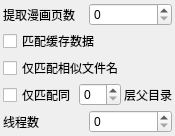
<?xml version="1.0" encoding="UTF-8"?>
<ui version="4.0">
 <class>Form</class>
 <widget class="QWidget" name="Form">
  <property name="geometry">
   <rect>
    <x>0</x>
    <y>0</y>
    <width>175</width>
    <height>125</height>
   </rect>
  </property>
  <property name="windowTitle">
   <string>Form</string>
  </property>
  <layout class="QVBoxLayout" name="verticalLayout">
   <property name="spacing">
    <number>3</number>
   </property>
   <property name="leftMargin">
    <number>3</number>
   </property>
   <property name="topMargin">
    <number>3</number>
   </property>
   <property name="rightMargin">
    <number>3</number>
   </property>
   <property name="bottomMargin">
    <number>3</number>
   </property>
   <item>
    <layout class="QHBoxLayout" name="horizontalLayout">
     <item>
      <widget class="QLabel" name="label_3">
       <property name="text">
        <string>提取漫画页数</string>
       </property>
      </widget>
     </item>
     <item>
      <widget class="QSpinBox" name="spinBox_extract_pages"/>
     </item>
    </layout>
   </item>
   <item>
    <widget class="QCheckBox" name="checkBox_match_cache">
     <property name="text">
      <string>匹配缓存数据</string>
     </property>
    </widget>
   </item>
   <item>
    <widget class="QCheckBox" name="checkBox_match_similar_filename">
     <property name="text">
      <string>仅匹配相似文件名</string>
     </property>
    </widget>
   </item>
   <item>
    <layout class="QHBoxLayout" name="horizontalLayout_2">
     <item>
      <widget class="QCheckBox" name="checkBox_same_parent_folder">
       <property name="text">
        <string>仅匹配同</string>
       </property>
      </widget>
     </item>
     <item>
      <widget class="QSpinBox" name="spinBox_same_parent_folder"/>
     </item>
     <item>
      <widget class="QLabel" name="label">
       <property name="text">
        <string>层父目录</string>
       </property>
      </widget>
     </item>
    </layout>
   </item>
   <item>
    <layout class="QHBoxLayout" name="horizontalLayout_3">
     <item>
      <widget class="QLabel" name="label_2">
       <property name="text">
        <string>线程数</string>
       </property>
      </widget>
     </item>
     <item>
      <widget class="QSpinBox" name="spinBox_thread_count"/>
     </item>
    </layout>
   </item>
  </layout>
 </widget>
 <resources/>
 <connections/>
</ui>
